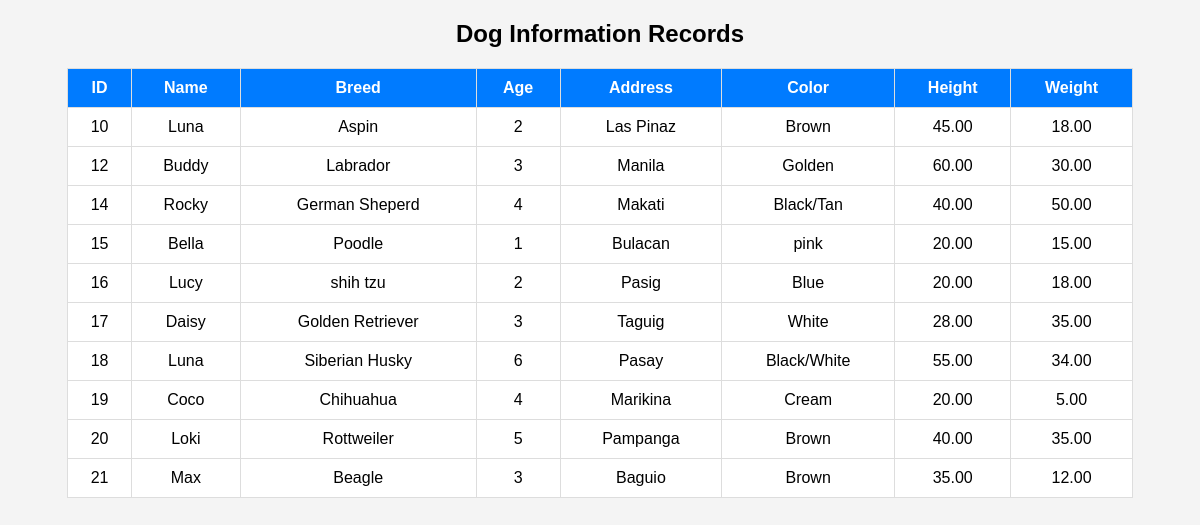
Page /DogView.php on the committed database.
### tables this page shows
CREATE TABLE `dogs` (
  `id` int(11) NOT NULL,
  `name` varchar(100) DEFAULT NULL,
  `breed` varchar(100) DEFAULT NULL,
  `age` int(11) DEFAULT NULL,
  `address` varchar(255) DEFAULT NULL,
  `color` varchar(50) DEFAULT NULL,
  `height` decimal(5,2) DEFAULT NULL,
  `weight` decimal(5,2) DEFAULT NULL
);

### DogView.php (the view, shortened to what this page needs)
<?php
include("db.php");
$result = $conn->query("SELECT * FROM dogs");
?>
<!DOCTYPE html>
<html>
<head>
</head>
<body>
<h2>Dog Information Records</h2>
<table>
<tr>
<th>ID</th>
<th>Name</th>
<th>Breed</th>
<th>Age</th>
<th>Address</th>
<th>Color</th>
<th>Height</th>
<th>Weight</th>
</tr>
<?php
while($row = $result->fetch_assoc()){
echo "
<tr>
<td>{$row['id']}</td>
<td>{$row['name']}</td>
<td>{$row['breed']}</td>
<td>{$row['age']}</td>
<td>{$row['address']}</td>
<td>{$row['color']}</td>
<td>{$row['height']}</td>
<td>{$row['weight']}</td>
</tr>
";
}
?>
</table>
</body>
</html>

### DogView.php (style rules this page uses)
body { font-family:Arial; background:#f4f4f4; }
table { width:90%; margin:auto; background:white; border-collapse:collapse; }
th { background:#007bff; color:white; }
th,td { border:1px solid #ddd; padding:10px; text-align:center; }
h2 { text-align:center; }

### rows in the picture
dogs: id "10", name "Luna", breed "Aspin", age "2", address "Las Pinaz", color "Brown", height "45.00", weight "18.00"
dogs: id "12", name "Buddy", breed "Labrador", age "3", address "Manila", color "Golden", height "60.00", weight "30.00"
dogs: id "14", name "Rocky", breed "German Sheperd", age "4", address "Makati", color "Black/Tan", height "40.00", weight "50.00"
dogs: id "15", name "Bella", breed "Poodle", age "1", address "Bulacan", color "pink", height "20.00", weight "15.00"
dogs: id "16", name "Lucy", breed "shih tzu", age "2", address "Pasig", color "Blue", height "20.00", weight "18.00"
dogs: id "17", name "Daisy", breed "Golden Retriever", age "3", address "Taguig", color "White", height "28.00", weight "35.00"
dogs: id "18", name "Luna", breed "Siberian Husky", age "6", address "Pasay", color "Black/White", height "55.00", weight "34.00"
dogs: id "19", name "Coco", breed "Chihuahua", age "4", address "Marikina", color "Cream", height "20.00", weight "5.00"
dogs: id "20", name "Loki", breed "Rottweiler", age "5", address "Pampanga", color "Brown", height "40.00", weight "35.00"
dogs: id "21", name "Max", breed "Beagle", age "3", address "Baguio", color "Brown", height "35.00", weight "12.00"
